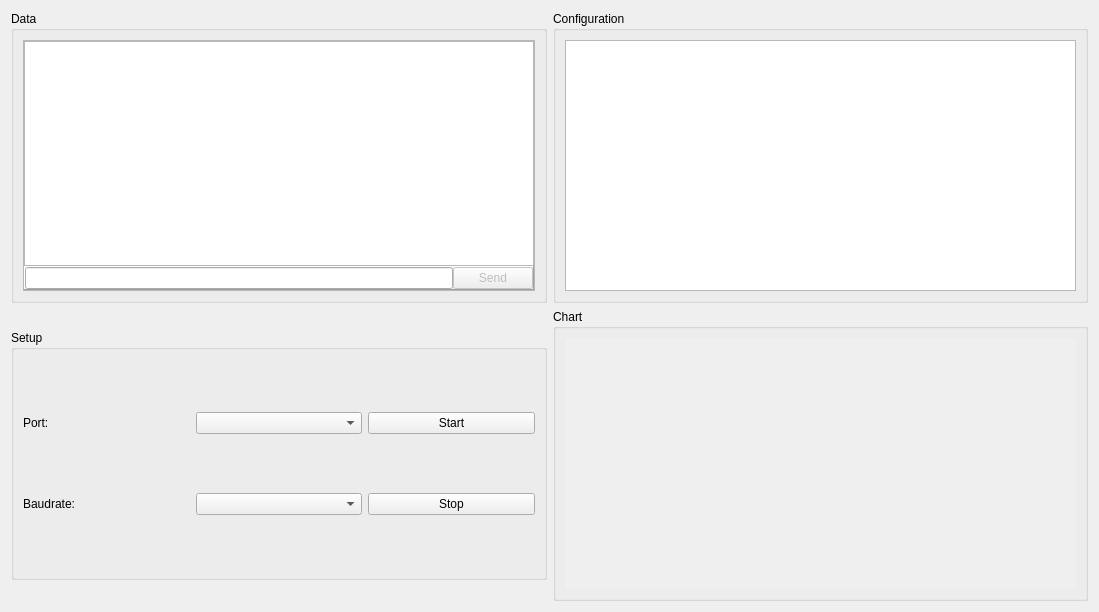
<?xml version="1.0" encoding="UTF-8"?>
<ui version="4.0">
 <class>widMon</class>
 <widget class="QWidget" name="widMon">
  <property name="geometry">
   <rect>
    <x>0</x>
    <y>0</y>
    <width>1099</width>
    <height>612</height>
   </rect>
  </property>
  <property name="windowTitle">
   <string>TTY Monitor</string>
  </property>
  <layout class="QGridLayout" name="gridLayout">
   <item row="1" column="1">
    <widget class="QGroupBox" name="gbx_chart">
     <property name="title">
      <string>Chart</string>
     </property>
     <layout class="QVBoxLayout" name="verticalLayout_4">
      <item>
       <widget class="QScrollArea" name="scrollArea">
        <property name="autoFillBackground">
         <bool>false</bool>
        </property>
        <property name="frameShape">
         <enum>QFrame::NoFrame</enum>
        </property>
        <property name="frameShadow">
         <enum>QFrame::Plain</enum>
        </property>
        <property name="lineWidth">
         <number>0</number>
        </property>
        <property name="verticalScrollBarPolicy">
         <enum>Qt::ScrollBarAsNeeded</enum>
        </property>
        <property name="horizontalScrollBarPolicy">
         <enum>Qt::ScrollBarAsNeeded</enum>
        </property>
        <property name="widgetResizable">
         <bool>true</bool>
        </property>
        <widget class="QWidget" name="scrollAreaWidgetContents">
         <property name="geometry">
          <rect>
           <x>0</x>
           <y>0</y>
           <width>511</width>
           <height>258</height>
          </rect>
         </property>
         <layout class="QFormLayout" name="formLayout">
          <property name="horizontalSpacing">
           <number>0</number>
          </property>
          <property name="verticalSpacing">
           <number>0</number>
          </property>
          <property name="margin">
           <number>0</number>
          </property>
          <item row="0" column="0" colspan="2">
           <widget class="Chart" name="chart" native="true">
            <property name="sizePolicy">
             <sizepolicy hsizetype="Fixed" vsizetype="Fixed">
              <horstretch>0</horstretch>
              <verstretch>0</verstretch>
             </sizepolicy>
            </property>
            <property name="minimumSize">
             <size>
              <width>500</width>
              <height>200</height>
             </size>
            </property>
           </widget>
          </item>
         </layout>
        </widget>
       </widget>
      </item>
     </layout>
    </widget>
   </item>
   <item row="1" column="0">
    <widget class="QGroupBox" name="gbx_setup">
     <property name="maximumSize">
      <size>
       <width>16777215</width>
       <height>250</height>
      </size>
     </property>
     <property name="title">
      <string>Setup</string>
     </property>
     <layout class="QGridLayout" name="gridLayout_2">
      <item row="0" column="1">
       <widget class="QLabel" name="lbl_port">
        <property name="text">
         <string>Port:</string>
        </property>
       </widget>
      </item>
      <item row="1" column="4">
       <widget class="QPushButton" name="btn_stop">
        <property name="text">
         <string>Stop</string>
        </property>
       </widget>
      </item>
      <item row="0" column="4">
       <widget class="QPushButton" name="btn_start">
        <property name="text">
         <string>Start</string>
        </property>
       </widget>
      </item>
      <item row="1" column="1">
       <widget class="QLabel" name="lbl_baud">
        <property name="text">
         <string>Baudrate:</string>
        </property>
       </widget>
      </item>
      <item row="0" column="2">
       <widget class="QComboBox" name="cbx_port"/>
      </item>
      <item row="1" column="2">
       <widget class="QComboBox" name="cbx_baud"/>
      </item>
     </layout>
    </widget>
   </item>
   <item row="0" column="0">
    <widget class="QGroupBox" name="gbx_data">
     <property name="title">
      <string>Data</string>
     </property>
     <layout class="QVBoxLayout" name="verticalLayout_2">
      <item>
       <widget class="QFrame" name="frm_data">
        <property name="frameShape">
         <enum>QFrame::StyledPanel</enum>
        </property>
        <property name="frameShadow">
         <enum>QFrame::Raised</enum>
        </property>
        <layout class="QVBoxLayout" name="verticalLayout">
         <property name="spacing">
          <number>0</number>
         </property>
         <property name="margin">
          <number>0</number>
         </property>
         <item>
          <widget class="QPlainTextEdit" name="pte_data">
           <property name="minimumSize">
            <size>
             <width>350</width>
             <height>0</height>
            </size>
           </property>
           <property name="font">
            <font>
             <family>Courier</family>
             <pointsize>10</pointsize>
            </font>
           </property>
          </widget>
         </item>
         <item>
          <widget class="QFrame" name="frm_text">
           <property name="autoFillBackground">
            <bool>true</bool>
           </property>
           <property name="frameShape">
            <enum>QFrame::Panel</enum>
           </property>
           <property name="frameShadow">
            <enum>QFrame::Raised</enum>
           </property>
           <layout class="QHBoxLayout" name="horizontalLayout_3">
            <property name="spacing">
             <number>0</number>
            </property>
            <property name="margin">
             <number>0</number>
            </property>
            <item>
             <widget class="QLineEdit" name="qle_text">
              <property name="enabled">
               <bool>true</bool>
              </property>
              <property name="text">
               <string/>
              </property>
             </widget>
            </item>
            <item>
             <widget class="QPushButton" name="btn_send">
              <property name="enabled">
               <bool>false</bool>
              </property>
              <property name="text">
               <string>Send</string>
              </property>
             </widget>
            </item>
           </layout>
          </widget>
         </item>
        </layout>
       </widget>
      </item>
     </layout>
    </widget>
   </item>
   <item row="0" column="1">
    <widget class="QGroupBox" name="gbx_config">
     <property name="title">
      <string>Configuration</string>
     </property>
     <layout class="QVBoxLayout" name="verticalLayout_3">
      <item>
       <widget class="QPlainTextEdit" name="pte_config">
        <property name="enabled">
         <bool>true</bool>
        </property>
        <property name="font">
         <font>
          <family>Courier</family>
          <pointsize>10</pointsize>
         </font>
        </property>
        <property name="documentTitle">
         <string/>
        </property>
        <property name="readOnly">
         <bool>false</bool>
        </property>
        <property name="plainText">
         <string/>
        </property>
       </widget>
      </item>
     </layout>
    </widget>
   </item>
  </layout>
 </widget>
 <customwidgets>
  <customwidget>
   <class>Chart</class>
   <extends>QWidget</extends>
   <header>chart.h</header>
   <container>1</container>
  </customwidget>
 </customwidgets>
 <resources/>
 <connections/>
</ui>
